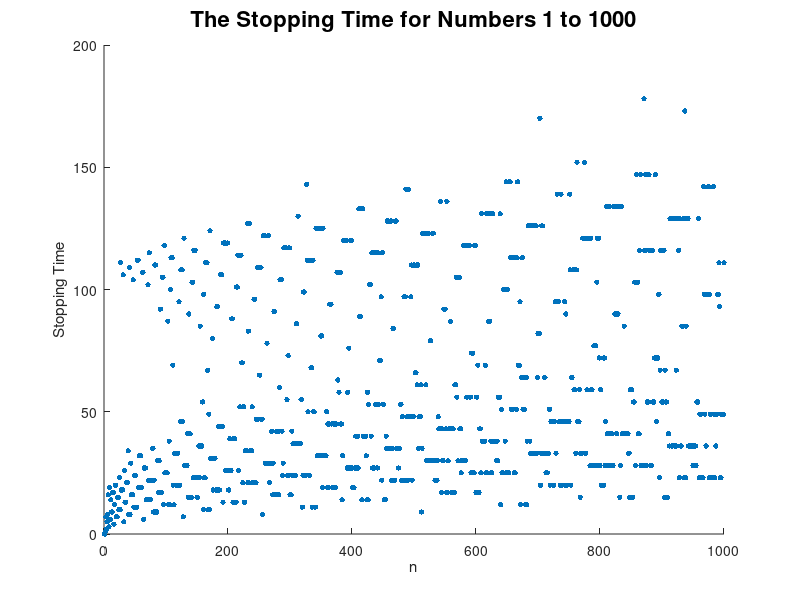

MATLAB code to generate this figure:
clear all; close all; clc;
t=1000; 
vector=zeros(1,t);
max=0;
index=1;

for i=1:1:t
    j=i;
    count=0;
    while j~=1
if rem(j,2)==0
j=j/2;
else
    j=j*3+1;
end
count=count+1;
    end
vector(i)=count;
if count>max
    max=count;
    index=i; 
end
end


x=1:1:1000;
scatter(x,vector(x),15,'filled')
xlabel('n');
ylabel('Stopping Time');
title('The Stopping Time for Numbers 1 to 1000','FontSize',16);

fprintf('In the range from 1 to 1000\n%d has the longest Collatz sequence, whose stopping time is %d\n', index,max);
